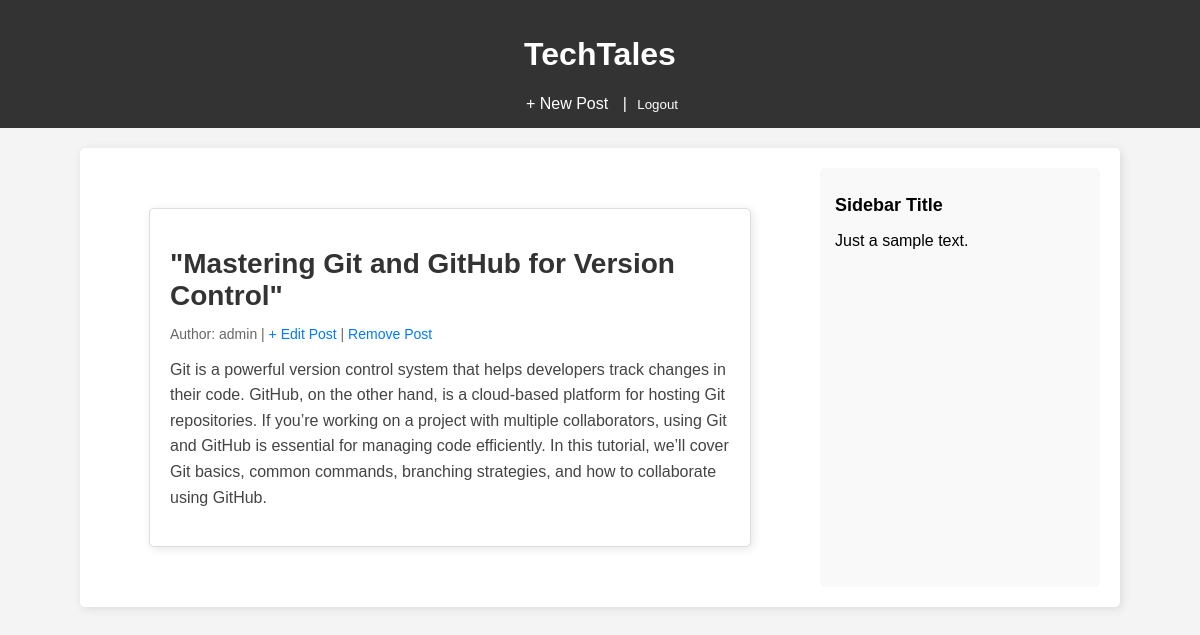
/article/2/ (signed in), run on the app's committed database.
### blog/models.py (models this page shows, shortened)
class Post(models.Model):
	title = models.CharField(max_length=255)
	author = models.ForeignKey('auth.User',on_delete=models.CASCADE)
	body = models.TextField()

### blog/views.py (the view)
# urls.py: path('article/<int:pk>/',PostDetailView.as_view(),name="post-detail"),
class PostDetailView(DetailView):
	model = Post
	template_name = 'post_detail.html'

### blog/templates/post_detail.html (shortened to what this page needs)
{% extends 'base.html' %}
{% block content %}
<div class="post_details">
    <div class="post_info">
        <h1>{{ post.title }}</h1>
        <div class="post_detail_meta">
            <p>Author: {{ post.author }} |
                <a href="{% url 'post-edit' post.pk %}"> + Edit Post </a> |
                <a href="{% url 'post-delete' post.pk %}"> Remove Post</a>
            </p>
        </div>
    </div>
    <p class="post_detail_content">
        {{ post.body }}
    </p>
</div>
{% endblock %}

### blog/templates/base.html (style rules this page uses)
body { font-family: Arial, sans-serif; margin: 0; padding: 0; background-color: #f4f4f4; }

### blog/templates/post_detail.html (style rules this page uses)
.post_details { width: 80%; margin: 40px auto; padding: 20px; border: 1px solid #ddd; border-radius: 5px; background-color: #fff; box-shadow: 2px 2px 10px rgba(0, 0, 0, 0.1); }
.post_info h1 { font-size: 28px; color: #333; margin-bottom: 10px; }
.post_detail_meta p { font-size: 14px; color: #666; }
.post_detail_meta a { color: #007bff; text-decoration: none; }
.post_detail_content { font-size: 16px; color: #444; line-height: 1.6; margin-top: 15px; }

### data on the page
Post: title "\"Mastering Git and GitHub for Version Control\"", author "admin", body "Git is a powerful version control system that helps developers track changes in their code. GitHub, on the other hand, is a cloud-based platform for hosting Git repositories. If you’re working on a project with multiple collaborators, using Git and GitHub is essential for managing code efficiently. In this tutorial, we’ll cover Git basics, common commands, branching strategies, and how to collaborate using GitHub."
